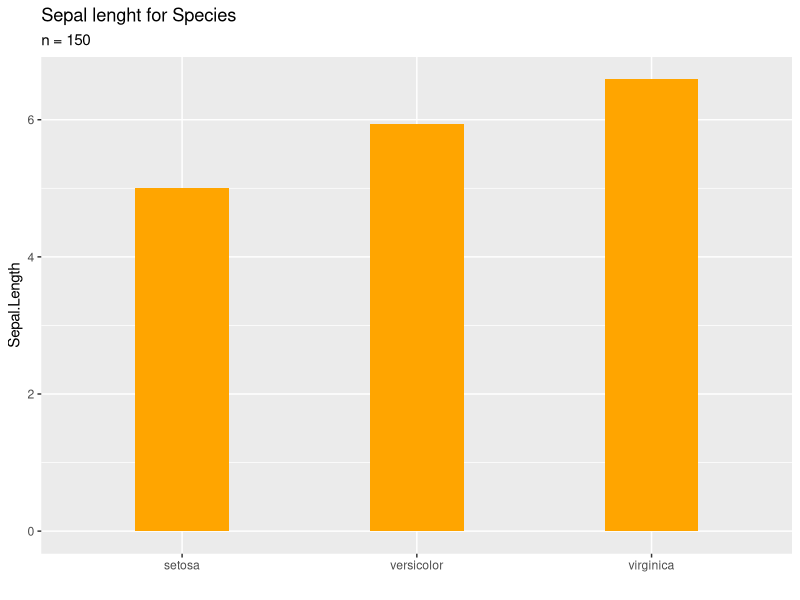
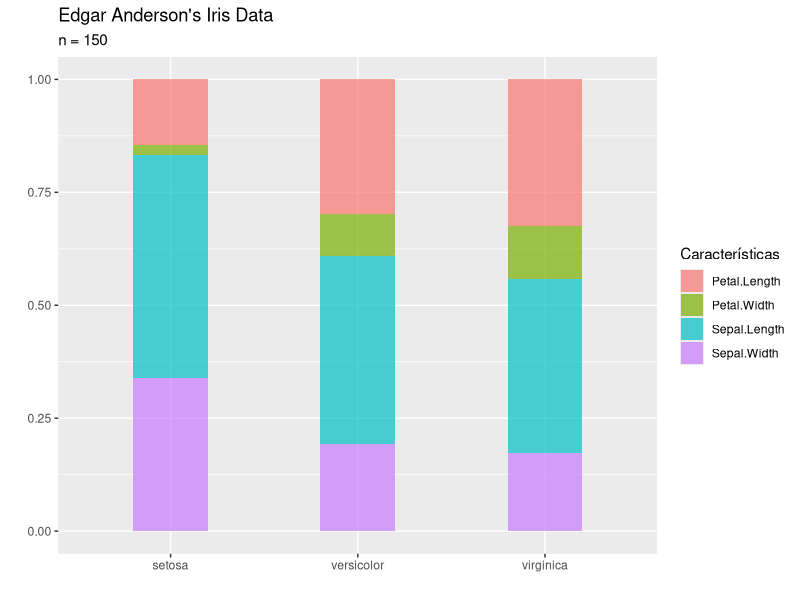
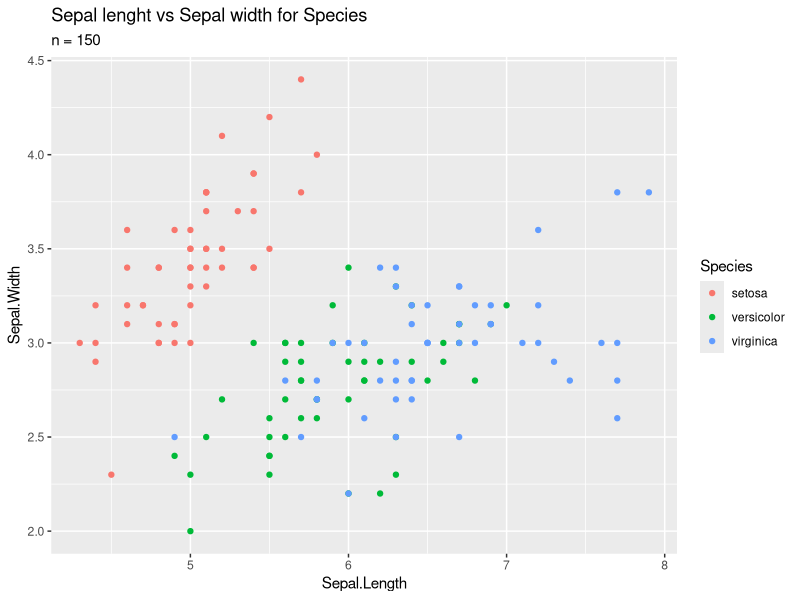
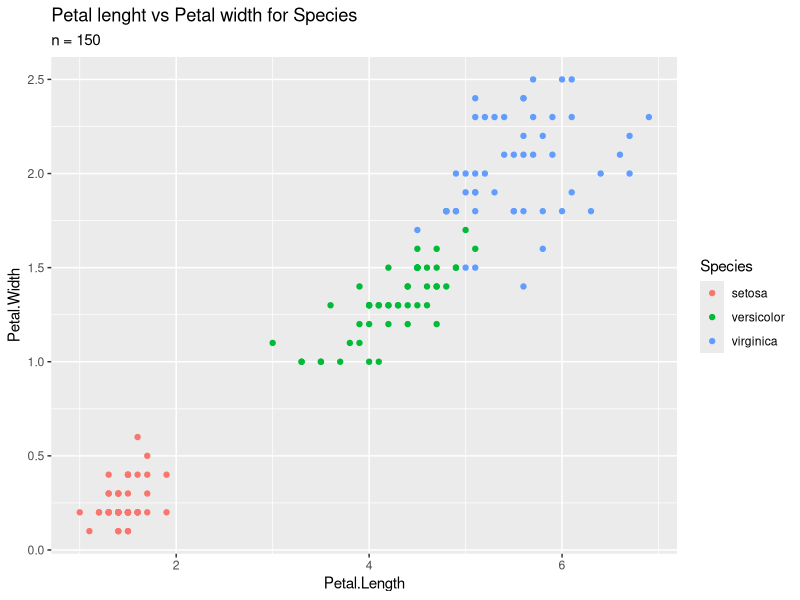
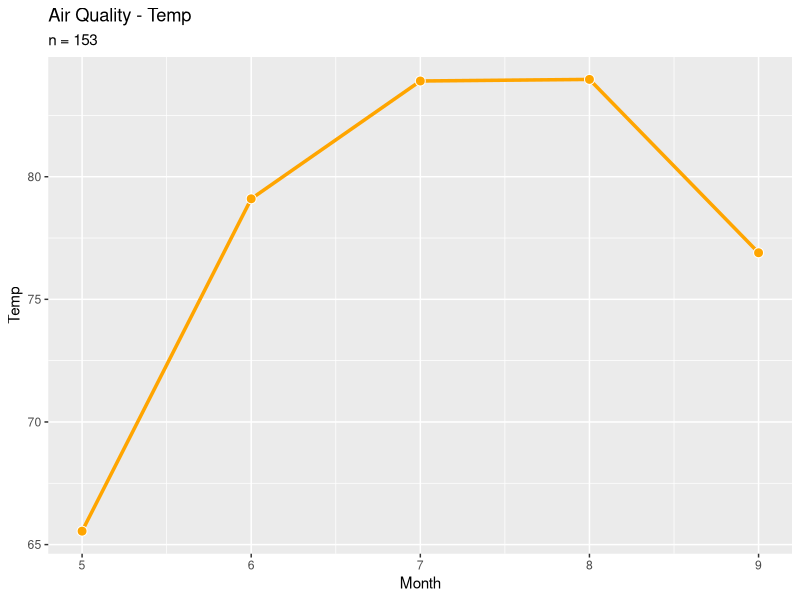
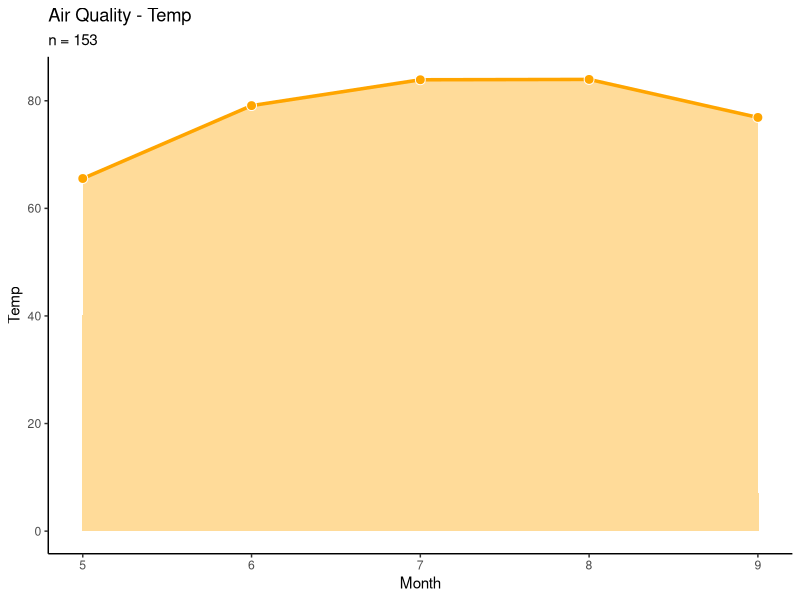
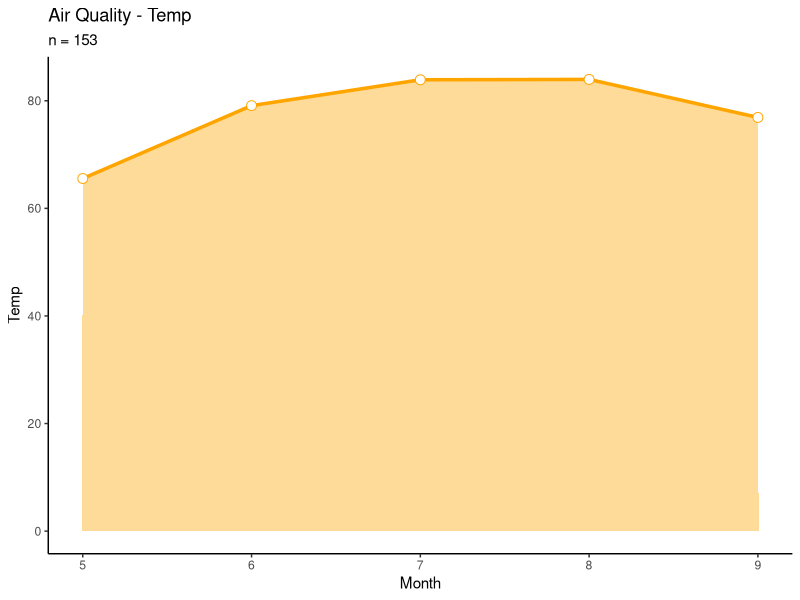

Source code (R) for these figures, in order:
# ================ FUNCOES BASICAS DO PACOTE GGPLOT2


# pacotes -----------------------------------------------------------------


library(tidyr)
library(magrittr)
library(dplyr)
library(ggplot2)


# base --------------------------------------------------------------------


df <- iris


# transformacao -----------------------------------------------------------


agregado <- 
  df %>% group_by(Species) %>% 
  summarise_at(.vars = vars(Sepal.Length:Petal.Width), .funs = mean, na.rm = TRUE)


# pivotagem ---------------------------------------------------------------

# pivotar no modo longo
df_long <- 
  agregado %>% 
  pivot_longer(
    cols = c(Sepal.Length:Petal.Width), 
    names_to = "Características", 
    values_to = "Medidas"
  )


# pivotar no modo esticar
df_wider <- 
  df_long %>% 
  pivot_wider(names_from = "Características", values_from = "Medidas")



# grafico de barra --------------------------------------------------------


df_wider %>% 
  ggplot(aes(x = Species, y = Sepal.Length))+
  geom_col(width = .4, fill = "orange")+
  labs(title = "Sepal lenght for Species", subtitle = "n = 150", x = "")
  
  

# grafico de barras empilhadas --------------------------------------------


df_long %>% 
  ggplot(aes(x = Species, y = Medidas, fill = Características))+
  geom_col(position = 'fill', width = .4, alpha = .7)+
  labs(title = "Edgar Anderson's Iris Data", subtitle = "n = 150", x = "", y = "")
  
  

# grafico de dispersao ----------------------------------------------------


# Sepal  
df %>% 
  ggplot(aes(x = Sepal.Length, y = Sepal.Width))+
  geom_point(aes(colour = Species))+
  labs(title = "Sepal lenght vs Sepal width for Species", subtitle = "n = 150")

# Petal
df %>% 
  ggplot(aes(x = Petal.Length, y = Petal.Width))+
  geom_point(aes(colour = Species))+
  labs(title = "Petal lenght vs Petal width for Species", subtitle = "n = 150")



# grafico de linhas -------------------------------------------------------



# qualidade do ar
datasets::airquality %>% 
  group_by(Month) %>% 
  summarise(Temp = mean(Temp)) %>% 
  ggplot(aes(x = Month, y = Temp))+
  geom_line(linewidth = 1.2, colour = "orange")+
  geom_point(colour = "white", size = 3, shape = 21, fill = "orange")+
  labs(title = "Air Quality - Temp", subtitle = "n = 153")


# qualidade do ar - grafico de area
datasets::airquality %>% 
  group_by(Month) %>% 
  summarise(Temp = mean(Temp)) %>% 
  ggplot(aes(x = Month, y = Temp))+
  geom_line(linewidth = 1.2, colour = "orange")+
  geom_area(fill = "orange", alpha = .4)+
  geom_point(colour = "white", size = 3, shape = 21, fill = "orange")+
  labs(title = "Air Quality - Temp", subtitle = "n = 153")+
  theme_classic()


# qualidade do ar - grafico de area
datasets::airquality %>% 
  group_by(Month) %>% 
  summarise(Temp = mean(Temp)) %>% 
  ggplot(aes(x = Month, y = Temp))+
  geom_line(linewidth = 1.2, colour = "orange")+
  geom_area(fill = "orange", alpha = .4)+
  geom_point(colour = "orange", size = 3, shape = 21, fill = "white")+
  labs(title = "Air Quality - Temp", subtitle = "n = 153")+
  theme_classic()



